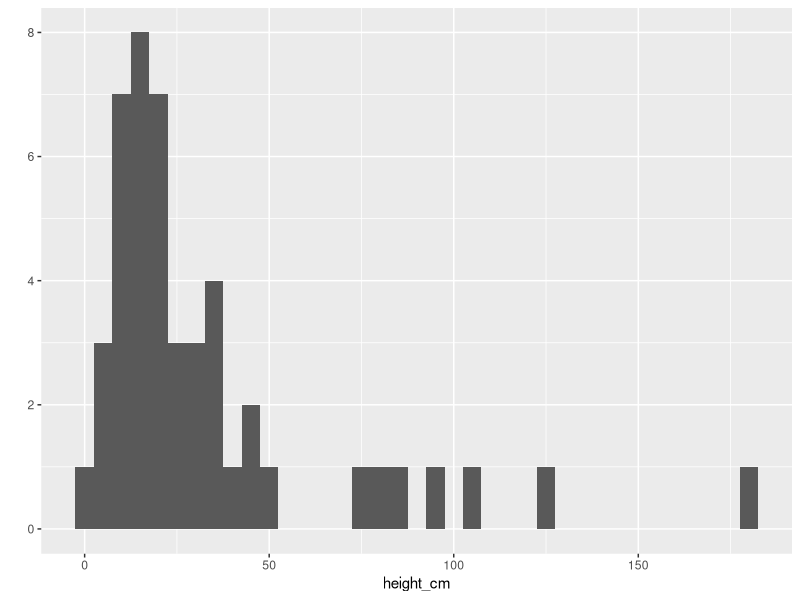
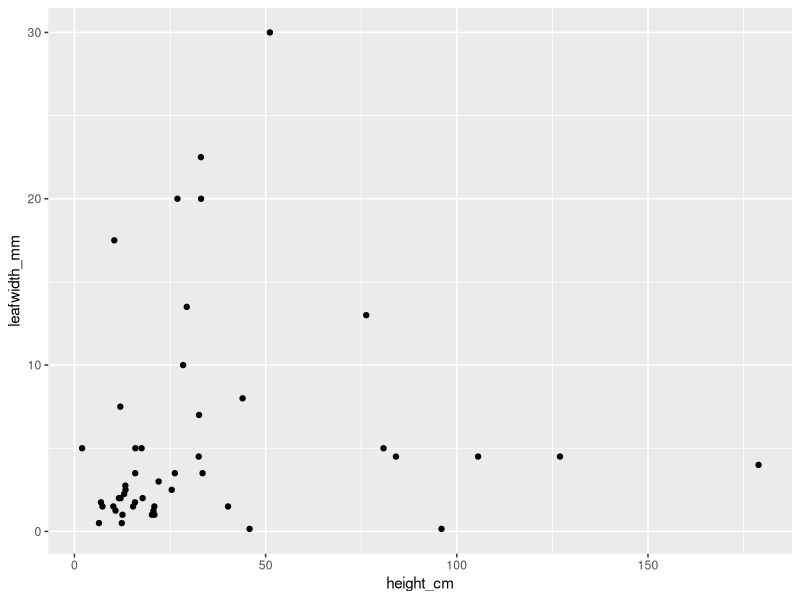

Write R code to recreate these figures, in order.
# Visualize-R
# Roshael Chellappah
# BIOL 434 - Dr. Collauti
# January 19th, 2022

# see word document "Visualize-R Part I.docx" for Part I of assignment.

# PART 2 - VISUALIZATIONS
# **Data Overview**

# Dong, Lei et al. (2020), Data from: Phylogenetic structure and formation mechanism of shrub 
# communities in arid and semi-arid areas of the Mongolian Plateau, Dryad, Dataset, 
# https://doi.org/10.5061/dryad.6m905qfvv

# This paper studied the phylogenetic structure of the shrub communities in arid and semiarid 
# areas of the Mongolian Plateau. The main variables within the dataset "Traits.csv" are the 
# phylogenetic signals of the height(cm), canopy (m2), leaf length (cm) and leaf width (mm) of 
# studied shrubs and subshrubs.

MyData <- read.csv("./Traits.csv")
library(ggplot2)
str(MyData)

# Question 1 ----------------------------------------------------------------------------------
## A frequency distribution of a single continuous variable
qplot(x = height_cm, data = MyData, binwidth = 5)

# Question 2 ----------------------------------------------------------------------------------
## A bivariate plot of two continuous variables
qplot(x = height_cm, y = leafwidth_mm, data = MyData)

# Question 3 ----------------------------------------------------------------------------------
## A boxplot of a continuous variable measured in 2 or more groups

# Question 4 ----------------------------------------------------------------------------------
## A bivariate plot of two continuous variables, colour-coded for 2 or more groups and scaled in 
## size based on a third continous variable 

# Question 5 ----------------------------------------------------------------------------------
## One graph of your choice, of any type, using any data. Create this using ggplot() with parameters 
## to make the graph look as clean (no unnecessary lines or shading) . Try to reproduce a clean but 
## eye-catching figure that you might see in a journal like Nature or Science.
